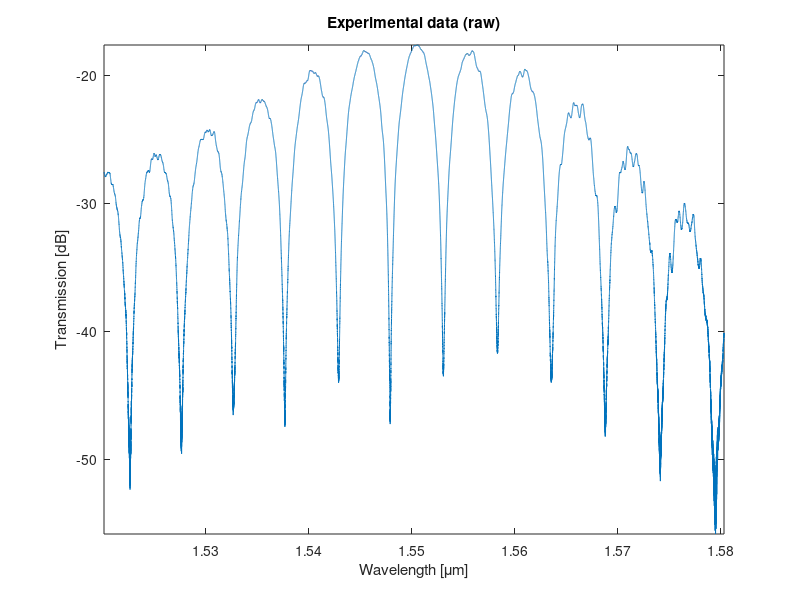

MATLAB code to generate this figure:
% Enter the Dropbox URL here.  Make sure it has a =1 at the end:
% url = 'https://www.dropbox.com/s/1rvjfef4jqybc12/ZiheGao_MZI2_271_Scan1.mat?dl=1';
PORT=1; % Which Fibre array port is the output connected to?

% a=websave('a.mat',url); % get data from Dropbox
% load('a.mat');

load('Phot1x-DataSets/DataSet1/ZiheGao_MZI2_271_Scan1.mat');

% Data is stored in variable "scanResults".
% There are two columns - wavelength (1), and amplitude (2)
lambda=scanResults(1,PORT).Data(:,1)/1e9;
amplitude=scanResults(1,PORT).Data(:,2);

% Plot the raw data:
figure;
plot (lambda*1e6, amplitude);
xlabel ('Wavelength [\mum]');
ylabel ('Transmission [dB]');
axis tight
title ('Experimental data (raw)');


     
      